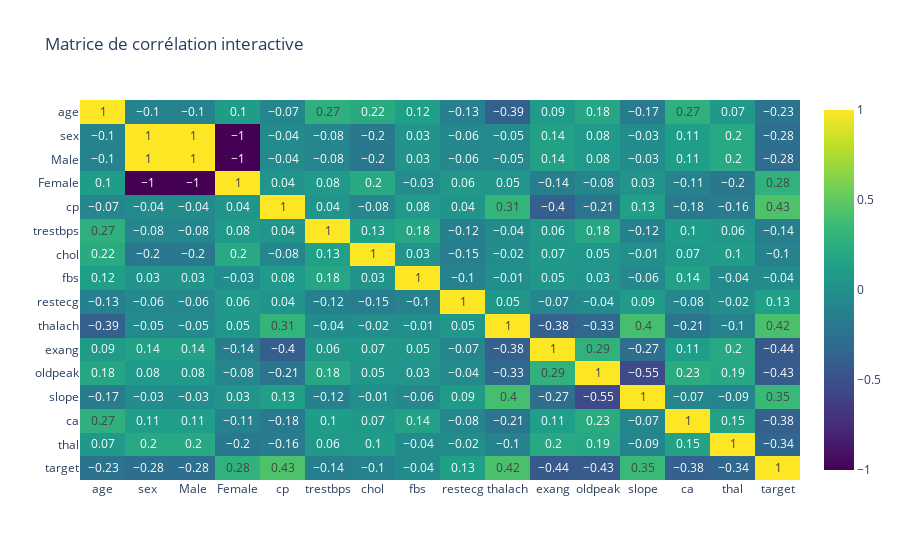

The notebook cell saved with this chart:
### Code cell
corr_matrix = df.corr().round(2)

fig = px.imshow(corr_matrix,
                text_auto=True,
                aspect="cube",
                color_continuous_scale='viridis',
                zmin=-1, zmax=1,
                title="Matrice de corrélation interactive")

fig.show()

### Figure 1 — Plotly figure (JSON) as saved in the notebook; plotly's stock layout.template omitted (floating-point values rounded to 4 significant figures; data arrays with more than 128 entries replaced by an {"elided": "..."} marker saying what was removed)
{"data": [{"coloraxis": "coloraxis", "hovertemplate": "x: %{x}<br>y: %{y}<br>color: %{z}<extra></extra>", "name": "0", "texttemplate": "%{z}", "type": "heatmap", "x": ["age", "sex", "Male", "Female", "cp", "trestbps", "chol", "fbs", "restecg", "thalach", "exang", "oldpeak", "slope", "ca", "thal", "target"], "xaxis": "x", "y": ["age", "sex", "Male", "Female", "cp", "trestbps", "chol", "fbs", "restecg", "thalach", "exang", "oldpeak", "slope", "ca", "thal", "target"], "yaxis": "y", "z": {"elided": "16x16 float values"}}], "layout": {"coloraxis": {"cmax": 1, "cmin": -1, "colorscale": [[0, "#440154"], [0.1111, "#482878"], [0.2222, "#3e4989"], [0.3333, "#31688e"], [0.4444, "#26828e"], [0.5556, "#1f9e89"], [0.6667, "#35b779"], [0.7778, "#6ece58"], [0.8889, "#b5de2b"], [1, "#fde725"]]}, "title": {"text": "Matrice de corrélation interactive"}, "xaxis": {"anchor": "y", "domain": [0, 1]}, "yaxis": {"anchor": "x", "autorange": "reversed", "domain": [0, 1]}}}
